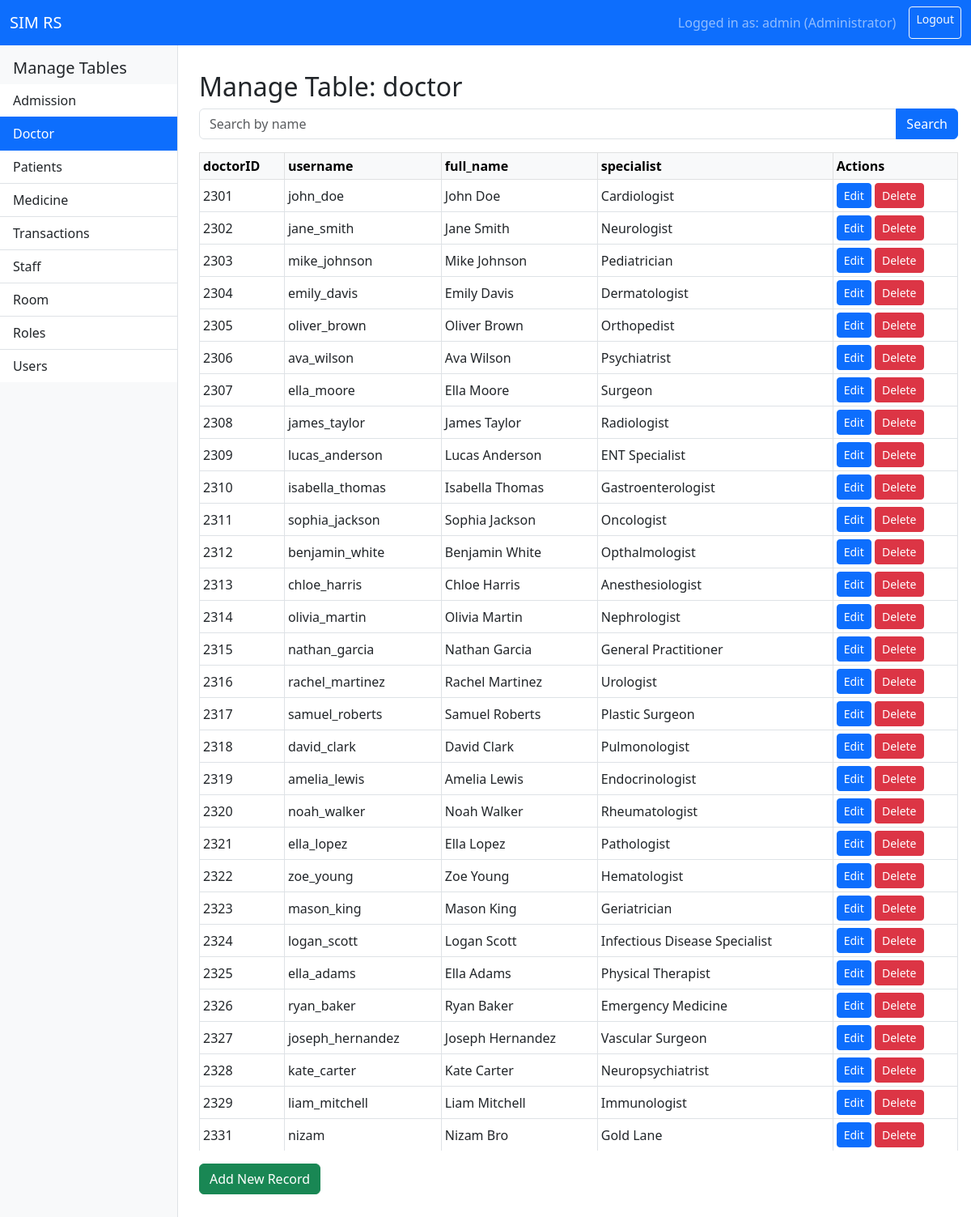
/admin.php?table=doctor (signed in), run on the app's committed database.
### tables this page shows
CREATE TABLE `doctor` (
  `doctorID` int(11) NOT NULL,
  `username` varchar(20) DEFAULT NULL,
  `first_name` varchar(30) NOT NULL,
  `last_name` varchar(30) NOT NULL,
  `specialist` varchar(30) NOT NULL
);

CREATE TABLE `users` (
  `username` varchar(20) NOT NULL,
  `password` varchar(255) NOT NULL,
  `roleID` int(11) NOT NULL
);

### admin.php (the view, shortened to what this page needs)
<?php
require 'config.php';
$tables = ['admission', 'doctor', 'patients', 'medicine', 'transactions', 'staff', 'room', 'roles', 'users'];
$table = $_GET['table'] ?? 'admission';
$search = $_GET['search'] ?? '';
$searchParam = '%' . $search . '%';
try {
    if ($table === 'admission') {
        if ($search) {
            $sql = "SELECT a.admissionID, CONCAT(p.first_name, ' ', p.last_name) AS patient_name,
                    CONCAT(d.first_name, ' ', d.last_name) AS doctor_name,
                    CONCAT(s.staff_first_name, ' ', s.staff_last_name) AS staff_name,
                    r.room_name, a.admission_date, a.discharge_date, a.initial_diagnosis
                    FROM admission a
                    JOIN patients p ON a.patientsID = p.patientsID
                    JOIN doctor d ON a.doctorID = d.doctorID
                    JOIN staff s ON a.staffID = s.staffID
                    JOIN room r ON a.roomID = r.roomID
                    ORDER BY a.admission_date DESC
                    WHERE CONCAT(p.first_name, ' ', p.last_name) LIKE ? OR CONCAT(d.first_name, ' ', d.last_name) LIKE ? OR CONCAT(s.staff_first_name, ' ', s.staff_last_name) LIKE ?
                    LIMIT 100";
            $stmt = $pdo->prepare($sql);
            $stmt->execute([$searchParam, $searchParam, $searchParam]);
        } else {
            $sql = "SELECT a.admissionID, CONCAT(p.first_name, ' ', p.last_name) AS patient_name,
                    CONCAT(d.first_name, ' ', d.last_name) AS doctor_name,
                    CONCAT(s.staff_first_name, ' ', s.staff_last_name) AS staff_name,
                    r.room_name, a.admission_date, a.discharge_date, a.initial_diagnosis
                    FROM admission a
                    JOIN patients p ON a.patientsID = p.patientsID
                    JOIN doctor d ON a.doctorID = d.doctorID
                    JOIN staff s ON a.staffID = s.staffID
                    JOIN room r ON a.roomID = r.roomID
                    ORDER BY a.admission_date DESC
                    LIMIT 100";
            $stmt = $pdo->query($sql);
        }
    } elseif ($table === 'doctor') {
        if ($search) {
            $sql = "SELECT d.doctorID, u.username, CONCAT(d.first_name, ' ', d.last_name) AS full_name, d.specialist
                    FROM doctor d
                    LEFT JOIN users u ON d.username = u.username
                    WHERE CONCAT(d.first_name, ' ', d.last_name) LIKE ?
                    LIMIT 100";
            $stmt = $pdo->prepare($sql);
            $stmt->execute([$searchParam]);
        } else {
            $sql = "SELECT d.doctorID, u.username, CONCAT(d.first_name, ' ', d.last_name) AS full_name, d.specialist
                    FROM doctor d
                    LEFT JOIN users u ON d.username = u.username
                    LIMIT 100";
            $stmt = $pdo->query($sql);
        }
    } else {
        $stmt = $pdo->query("SELECT * FROM $table LIMIT 100");
    }
    $rows = $stmt->fetchAll(PDO::FETCH_ASSOC);
} catch (Exception $e) {
    $rows = [];
    $error = "Error fetching data: " . $e->getMessage();
}
$columns = [];
if (!empty($rows)) {
    $columns = array_keys($rows[0]);
} else {
    $stmt = $pdo->prepare("SELECT COLUMN_NAME FROM INFORMATION_SCHEMA.COLUMNS WHERE TABLE_SCHEMA = ? AND TABLE_NAME = ?");
    $stmt->execute([$pdo->query('select database()')->fetchColumn(), $table]);
    $columns = $stmt->fetchAll(PDO::FETCH_COLUMN);
}
?>
<!DOCTYPE html>
<html lang="en">
<head>
    <link href="https://cdn.jsdelivr.net/npm/bootstrap@5.3.0/dist/css/bootstrap.min.css" rel="stylesheet" />
</head>
<body>
<nav class="navbar navbar-expand-md navbar-dark bg-primary fixed-top">
    <div class="container-fluid">
        <a class="navbar-brand" href="dashboard.php">SIM RS</a>
        <div class="d-flex">
            <span class="navbar-text me-3">
                Logged in as: <?php echo htmlspecialchars($_SESSION['username']); ?> (Administrator)
            </span>
            <a href="logout.php" class="btn btn-outline-light btn-sm">Logout</a>
        </div>
    </div>
</nav>
<div class="sidebar">
    <h5 class="px-3">Manage Tables</h5>
    <div class="list-group list-group-flush">
        <?php foreach ($tables as $t): ?>
            <a href="?table=<?php echo $t; ?>" class="list-group-item list-group-item-action <?php echo $t === $table ? 'active' : ''; ?>">
                <?php echo ucfirst($t); ?>
            </a>
        <?php endforeach; ?>
    </div>
</div>
<div class="content">
    <h2>Manage Table: <?php echo htmlspecialchars($table); ?></h2>
    <form method="GET" class="mb-3">
        <div class="input-group">
            <input type="text" name="search" class="form-control" placeholder="Search by name" value="<?php echo htmlspecialchars($search); ?>" />
            <button class="btn btn-primary" type="submit">Search</button>
        </div>
    </form>
    <div class="table-responsive">
        <table class="table table-bordered table-hover table-sm align-middle">
            <thead class="table-light">
                <tr>
                    <?php foreach ($columns as $col): ?>
                        <th><?php echo htmlspecialchars($col); ?></th>
                    <?php endforeach; ?>
                    <th>Actions</th>
                </tr>
            </thead>
            <tbody>
                <?php foreach ($rows as $row): ?>
                    <tr>
                        <?php foreach ($columns as $col): ?>
                            <td><?php echo htmlspecialchars($row[$col]); ?></td>
                        <?php endforeach; ?>
                        <td>
                            <a href="edit.php?table=<?php echo urlencode($table); ?>&id=<?php echo urlencode($row[$columns[0]]); ?>" class="btn btn-sm btn-primary">Edit</a>
                            <a href="delete.php?table=<?php echo urlencode($table); ?>&id=<?php echo urlencode($row[$columns[0]]); ?>" class="btn btn-sm btn-danger" onclick="return confirm('Are you sure to delete this record?');">Delete</a>
                        </td>
                    </tr>
                <?php endforeach; ?>
            </tbody>
        </table>
    </div>
    <a href="create.php?table=<?php echo urlencode($table); ?>" class="btn btn-success mt-3">Add New Record</a>
</div>
</body>
</html>

### admin.php (style rules this page uses)
body { padding-top: 4.5rem; }
.sidebar { height: 100vh; position: fixed; top: 56px; left: 0; width: 220px; background-color: #f8f9fa; padding-top: 1rem; border-right: 1px solid #dee2e6; }
.content { margin-left: 230px; padding: 1rem; overflow-x: auto; }
.table-responsive { max-height: 70vh; overflow-x: auto; overflow-y: auto; }

### data on the page
doctor: doctorID "2301", username.username "john_doe", col "John Doe", specialist "Cardiologist"
doctor: doctorID "2302", username.username "jane_smith", col "Jane Smith", specialist "Neurologist"
doctor: doctorID "2303", username.username "mike_johnson", col "Mike Johnson", specialist "Pediatrician"
doctor: doctorID "2304", username.username "emily_davis", col "Emily Davis", specialist "Dermatologist"
doctor: doctorID "2305", username.username "oliver_brown", col "Oliver Brown", specialist "Orthopedist"
doctor: doctorID "2306", username.username "ava_wilson", col "Ava Wilson", specialist "Psychiatrist"
doctor: doctorID "2307", username.username "ella_moore", col "Ella Moore", specialist "Surgeon"
doctor: doctorID "2308", username.username "james_taylor", col "James Taylor", specialist "Radiologist"
doctor: doctorID "2309", username.username "lucas_anderson", col "Lucas Anderson", specialist "ENT Specialist"
doctor: doctorID "2310", username.username "isabella_thomas", col "Isabella Thomas", specialist "Gastroenterologist"
doctor: doctorID "2311", username.username "sophia_jackson", col "Sophia Jackson", specialist "Oncologist"
doctor: doctorID "2312", username.username "benjamin_white", col "Benjamin White", specialist "Opthalmologist"
doctor: doctorID "2313", username.username "chloe_harris", col "Chloe Harris", specialist "Anesthesiologist"
doctor: doctorID "2314", username.username "olivia_martin", col "Olivia Martin", specialist "Nephrologist"
doctor: doctorID "2315", username.username "nathan_garcia", col "Nathan Garcia", specialist "General Practitioner"
doctor: doctorID "2316", username.username "rachel_martinez", col "Rachel Martinez", specialist "Urologist"
doctor: doctorID "2317", username.username "samuel_roberts", col "Samuel Roberts", specialist "Plastic Surgeon"
doctor: doctorID "2318", username.username "david_clark", col "David Clark", specialist "Pulmonologist"
doctor: doctorID "2319", username.username "amelia_lewis", col "Amelia Lewis", specialist "Endocrinologist"
doctor: doctorID "2320", username.username "noah_walker", col "Noah Walker", specialist "Rheumatologist"
doctor: doctorID "2321", username.username "ella_lopez", col "Ella Lopez", specialist "Pathologist"
doctor: doctorID "2322", username.username "zoe_young", col "Zoe Young", specialist "Hematologist"
doctor: doctorID "2323", username.username "mason_king", col "Mason King", specialist "Geriatrician"
doctor: doctorID "2324", username.username "logan_scott", col "Logan Scott", specialist "Infectious Disease Specialist"
doctor: doctorID "2325", username.username "ella_adams", col "Ella Adams", specialist "Physical Therapist"
doctor: doctorID "2326", username.username "ryan_baker", col "Ryan Baker", specialist "Emergency Medicine"
doctor: doctorID "2327", username.username "joseph_hernandez", col "Joseph Hernandez", specialist "Vascular Surgeon"
doctor: doctorID "2328", username.username "kate_carter", col "Kate Carter", specialist "Neuropsychiatrist"
doctor: doctorID "2329", username.username "liam_mitchell", col "Liam Mitchell", specialist "Immunologist"
doctor: doctorID "2331", username.username "nizam", col "Nizam Bro", specialist "Gold Lane"

### other printed values
$_SESSION['username'] "admin"
$t "Admission"
$t "Doctor"
$t "Patients"
$t "Medicine"
$t "Transactions"
$t "Staff"
$t "Room"
$t "Roles"
$t "Users"
$table "doctor"
$col "doctorID"
$col "username"
$col "full_name"
$col "specialist"
